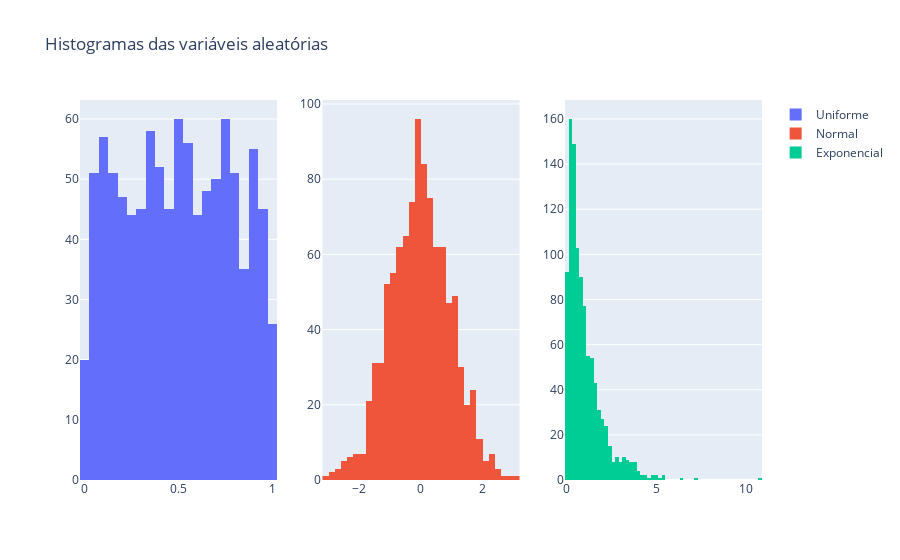

The code cell stored with this chart in its notebook:
### Markdown cell above
Histogramas:

### Code cell
fig = make_subplots(rows=1, cols=3)

fig.add_trace(go.Histogram(x=var_uni, name="Uniforme"), row=1, col=1)
fig.add_trace(go.Histogram(x=var_norm, name="Normal"), row=1, col=2)
fig.add_trace(go.Histogram(x=var_exp, name="Exponencial"), row=1, col=3)

fig.update_layout(title_text = "Histogramas das variáveis aleatórias")
fig.show()

### Figure 1 — Plotly figure (JSON) as saved in the notebook; plotly's stock layout.template omitted (floating-point values rounded to 4 significant figures; data arrays with more than 128 entries replaced by an {"elided": "..."} marker saying what was removed)
{"data": [{"name": "Uniforme", "type": "histogram", "x": {"elided": "1000 float values"}, "xaxis": "x", "yaxis": "y"}, {"name": "Normal", "type": "histogram", "x": {"elided": "1000 float values"}, "xaxis": "x2", "yaxis": "y2"}, {"name": "Exponencial", "type": "histogram", "x": {"elided": "1000 float values"}, "xaxis": "x3", "yaxis": "y3"}], "layout": {"title": {"text": "Histogramas das variáveis aleatórias"}, "xaxis": {"anchor": "y", "domain": [0, 0.2889]}, "xaxis2": {"anchor": "y2", "domain": [0.3556, 0.6444]}, "xaxis3": {"anchor": "y3", "domain": [0.7111, 1]}, "yaxis": {"anchor": "x", "domain": [0, 1]}, "yaxis2": {"anchor": "x2", "domain": [0, 1]}, "yaxis3": {"anchor": "x3", "domain": [0, 1]}}}
